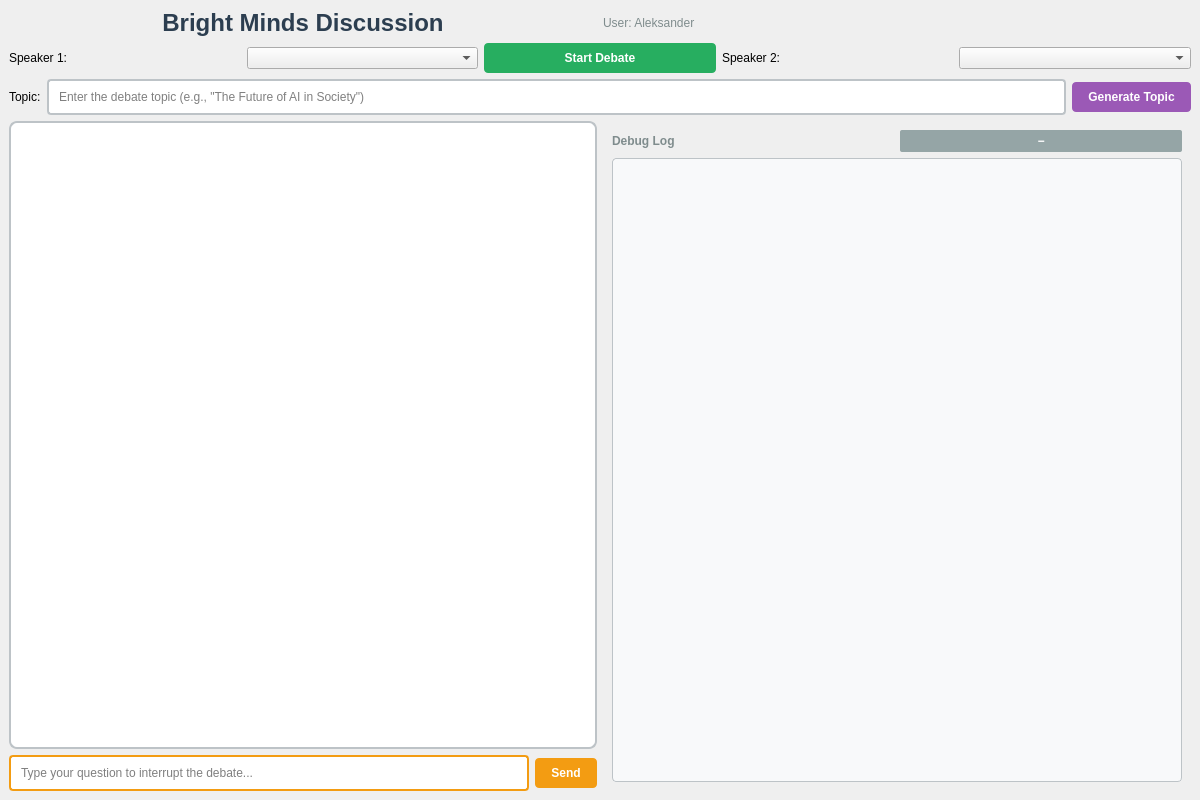
<?xml version="1.0" encoding="UTF-8"?>
<ui version="4.0">
 <class>MainWindow</class>
 <widget class="QMainWindow" name="MainWindow">
  <property name="geometry">
   <rect><x>0</x><y>0</y><width>1200</width><height>800</height></rect>
  </property>
  <property name="windowTitle"><string>Bright Minds Discussion</string></property>
  <widget class="QWidget" name="centralwidget">
   <layout class="QVBoxLayout" name="mainLayout">
    <item>
     <layout class="QHBoxLayout" name="headerLayout">
      <item>
       <widget class="QLabel" name="titleLabel">
        <property name="text"><string>Bright Minds Discussion</string></property>
        <property name="alignment"><set>Qt::AlignCenter</set></property>
        <property name="styleSheet"><string>font-size: 24px; font-weight: bold; color: #2c3e50;</string></property>
       </widget>
      </item>
      <item>
       <widget class="QLabel" name="userLabel">
        <property name="text"><string>User: Aleksander</string></property>
        <property name="styleSheet"><string>color: #7f8c8d;</string></property>
       </widget>
      </item>
     </layout>
    </item>
    <item>
     <layout class="QHBoxLayout" name="controlLayout">
      <item>
       <widget class="QLabel" name="speaker1Label">
        <property name="text"><string>Speaker 1:</string></property>
       </widget>
      </item>
      <item>
       <widget class="QComboBox" name="speaker1ComboBox">
        <property name="minimumWidth"><number>150</number></property>
       </widget>
      </item>
      <item>
       <widget class="QPushButton" name="startButton">
        <property name="text"><string>Start Debate</string></property>
        <property name="styleSheet"><string>background-color: #27ae60; color: white; padding: 8px 16px; border-radius: 4px; font-weight: bold;</string></property>
       </widget>
      </item>
      <item>
       <widget class="QLabel" name="speaker2Label">
        <property name="text"><string>Speaker 2:</string></property>
       </widget>
      </item>
      <item>
       <widget class="QComboBox" name="speaker2ComboBox">
        <property name="minimumWidth"><number>150</number></property>
       </widget>
      </item>
     </layout>
    </item>
    <item>
     <layout class="QHBoxLayout" name="topicLayout">
      <item>
       <widget class="QLabel" name="topicLabel">
        <property name="text"><string>Topic:</string></property>
       </widget>
      </item>
      <item>
       <widget class="QLineEdit" name="topicInput">
        <property name="placeholderText"><string>Enter the debate topic (e.g., "The Future of AI in Society")</string></property>
        <property name="styleSheet"><string>padding: 8px; border: 2px solid #bdc3c7; border-radius: 4px;</string></property>
       </widget>
      </item>
      <item>
       <widget class="QPushButton" name="generateTopicButton">
        <property name="text"><string>Generate Topic</string></property>
        <property name="styleSheet"><string>background-color: #9b59b6; color: white; padding: 8px 16px; border-radius: 4px; font-weight: bold;</string></property>
       </widget>
      </item>
     </layout>
    </item>
    <item>
     <layout class="QHBoxLayout" name="chatAndDebugLayout">
      <item>
       <layout class="QVBoxLayout" name="chatLayout">
        <item>
         <widget class="QTextEdit" name="unifiedChat">
          <property name="readOnly"><bool>true</bool></property>
          <property name="styleSheet"><string>border: 2px solid #bdc3c7; border-radius: 8px; padding: 10px; background-color: #ffffff; font-family: 'Segoe UI', Arial, sans-serif;</string></property>
         </widget>
        </item>
        <item>
         <layout class="QHBoxLayout" name="inputLayout">
          <item>
           <widget class="QLineEdit" name="questionInput">
            <property name="placeholderText"><string>Type your question to interrupt the debate...</string></property>
            <property name="styleSheet"><string>padding: 8px; border: 2px solid #f39c12; border-radius: 4px;</string></property>
           </widget>
          </item>
          <item>
           <widget class="QPushButton" name="sendButton">
            <property name="text"><string>Send</string></property>
            <property name="styleSheet"><string>background-color: #f39c12; color: white; padding: 8px 16px; border-radius: 4px; font-weight: bold;</string></property>
           </widget>
          </item>
         </layout>
        </item>
       </layout>
      </item>
      <item>
       <widget class="QWidget" name="debugPanel">
        <property name="maximumWidth"><number>300</number></property>
        <property name="minimumWidth"><number>200</number></property>
        <layout class="QVBoxLayout" name="debugLayout">
         <item>
          <layout class="QHBoxLayout" name="debugHeaderLayout">
           <item>
            <widget class="QLabel" name="debugLabel">
             <property name="text"><string>Debug Log</string></property>
             <property name="styleSheet"><string>font-weight: bold; color: #7f8c8d;</string></property>
            </widget>
           </item>
           <item>
            <widget class="QPushButton" name="toggleDebugButton">
             <property name="text"><string>−</string></property>
             <property name="maximumWidth"><number>30</number></property>
             <property name="styleSheet"><string>background-color: #95a5a6; color: white; padding: 4px; border-radius: 2px; font-weight: bold;</string></property>
            </widget>
           </item>
          </layout>
         </item>
         <item>
          <widget class="QTextEdit" name="debugLog">
           <property name="readOnly"><bool>true</bool></property>
           <property name="styleSheet"><string>border: 1px solid #bdc3c7; border-radius: 4px; padding: 8px; background-color: #f8f9fa; font-family: 'Consolas', 'Monaco', monospace; font-size: 11px;</string></property>
          </widget>
         </item>
        </layout>
       </widget>
      </item>
     </layout>
    </item>
   </layout>
  </widget>
 </widget>
 <resources/>
 <connections/>
</ui>
